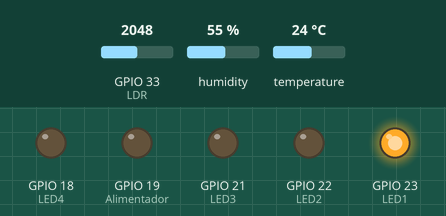
This sketch was run on a simulated ESP32. On the bench: output pins drawn as LEDs (lit = HIGH). The inputs (shaded band) are chosen by the test bench; at power-on: GPIO 33 (LDR) = 2048, humidity 55 %, temperature 24 °C. WiFi joins after 1.5 s; servers stay silent unless stated; no MQTT or app messages arrive unless stated; what the sketch prints to the serial monitor is not drawn.

Above: at 4.2 s.
4.3 s: GPIO 33 (LDR) set to 540
5.8 s: GPIO 33 (LDR) set to 446
At 6.9 s:
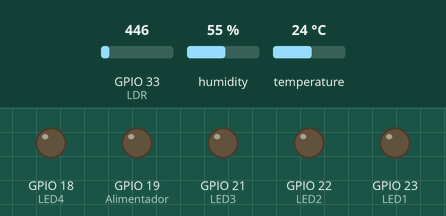
7.3 s: GPIO 33 (LDR) set to 1228
At 8.0 s:
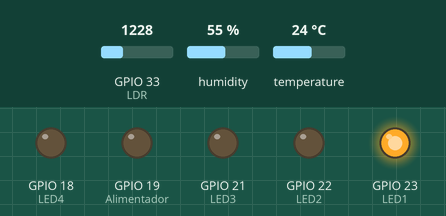
Timing chart, 0 to 9.8 s (numbered marks = the images above; inputs shaded):
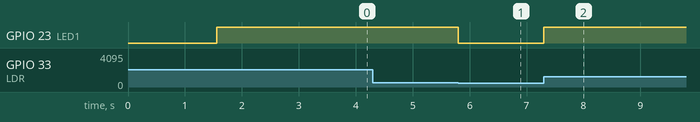

The sketch:

Codigo_Automacao-Aquario.ino
```cpp
#include <WiFi.h>
#include <PubSubClient.h>
#include <DHT.h>

#define LED1 23
#define LED2 22
#define LED3 21
#define LED4 18
#define LDR 33
#define DHT11_PIN 32
#define Alimentador 19


int valorsensor;
int i;
int temperatura;
float temperaturaSensor;
char temperaturaPublish[22];
float temperaturaAnt;
int nivelTemperatura;
int control;

WiFiClient wifiClient;

DHT dht11(DHT11_PIN, DHT11);

const char* SSID = " ";
const char* PASSWORD = " ";
const char* BROKER_MQTT = " ";
int BROKER_PORT = 1883;

#define ID_MQTT  "XavierESP"
#define TOPIC_PUBLISH1 "XavierESP/LED1"
#define TOPIC_PUBLISH2 "XavierESP/LED2"
#define TOPIC_PUBLISH3 "XavierESP/LED3"
#define TOPIC_PUBLISH4 "XavierESP/LED4"
#define TOPIC_PUBLISH5 "XavierESP/NivelTemperatura"
#define TOPIC_PUBLISH6 "XavierESP/Temperatura"
#define TOPIC_PUBLISH7 "XavierESP/Alimentador"

PubSubClient MQTT(wifiClient);

void mantemConexoes();
void conectaWiFi();
void conectaMQTT();
void enviaPacote();
void recebePacote(char* topic, byte* payload, unsigned int length);


void setup() {

  pinMode(LED1, OUTPUT);
  pinMode(LED2, OUTPUT);
  pinMode(LED3, OUTPUT);
  pinMode(LED4, OUTPUT);
  pinMode(LDR, INPUT);
  pinMode(Alimentador, OUTPUT);

  dht11.begin();

  Serial.begin(115200);

  conectaWiFi();
  MQTT.setServer(BROKER_MQTT, BROKER_PORT);
  MQTT.setCallback(recebePacote);

}

void loop() {

  mantemConexoes();
  enviaValores();
  MQTT.loop();

}


void mantemConexoes() {
    if (!MQTT.connected()) {
       conectaMQTT();
    }

    conectaWiFi(); //se não há conexão com o WiFI, a conexão é refeita
}


void conectaWiFi() {

  if (WiFi.status() == WL_CONNECTED) {
     return;
  }

  Serial.print("Conectando-se na rede: ");
  Serial.print(SSID);
  Serial.println("  Aguarde!");

  WiFi.begin(SSID, PASSWORD); // Conecta na rede WI-FI
  while (WiFi.status() != WL_CONNECTED) {
      delay(100);
      Serial.print(".");
  }

  Serial.println();
  Serial.print("Conectado com sucesso, na rede: ");
  Serial.print(SSID);
  Serial.print("  IP obtido: ");
  Serial.println(WiFi.localIP());
}


void conectaMQTT() {
    while (!MQTT.connected()) {
        Serial.print("Conectando ao Broker MQTT: ");
        Serial.println(BROKER_MQTT);
        if (MQTT.connect(ID_MQTT)) {
            Serial.println("Conectado ao Broker com sucesso!");
            MQTT.subscribe(TOPIC_PUBLISH1);
            MQTT.subscribe(TOPIC_PUBLISH2);
            MQTT.subscribe(TOPIC_PUBLISH3);
            MQTT.subscribe(TOPIC_PUBLISH4);
            MQTT.subscribe(TOPIC_PUBLISH5);
            MQTT.subscribe(TOPIC_PUBLISH6);
            MQTT.subscribe(TOPIC_PUBLISH7);
        }
        else {
            Serial.println("Nao foi possivel se conectar ao broker.");
            Serial.println("Nova tentatica de conexao em 10s");
            delay(10000);
        }
    }
}


void enviaValores() {

  valorsensor = analogRead(LDR);

  if (valorsensor < 500) {

    digitalWrite(LED1, LOW);

    if (i == 1){
      MQTT.publish(TOPIC_PUBLISH1, "true");
    }

    i = 0;

  } else {

    digitalWrite(LED1, HIGH);

    if (i == 0){
      MQTT.publish(TOPIC_PUBLISH1, "false");
    }

    i = 1;
  }


  temperaturaSensor = dht11.readTemperature();
  dtostrf(temperaturaSensor,2,2,temperaturaPublish);

  if(temperaturaSensor != temperaturaAnt)
  {
      MQTT.publish(TOPIC_PUBLISH6, temperaturaPublish);
      temperaturaAnt = temperaturaSensor;
  }


  if(control == 1)
  {
      if (nivelTemperatura >= temperatura) {
        digitalWrite(LED3, HIGH);
        digitalWrite(LED2, LOW);

        MQTT.publish(TOPIC_PUBLISH2, "true");
        MQTT.publish(TOPIC_PUBLISH3, "false");
      }

      if (nivelTemperatura < temperatura) {
        digitalWrite(LED2, HIGH);
        digitalWrite(LED3, LOW);

        MQTT.publish(TOPIC_PUBLISH2, "false");
        MQTT.publish(TOPIC_PUBLISH3, "true");
      }

      control = 0;
  }

}


void recebePacote(char* topic, byte* payload, unsigned int length)
{
    String msg;

    Serial.print("Message arrived ");
    Serial.print(topic);
    Serial.println();

    //obtem a string do payload recebido
    for(int i = 0; i < length; i++)
    {
       char c = (char)payload[i];
       msg += c;
    }

    if(strcmp(topic, TOPIC_PUBLISH1) == 0)
    {
      if (msg == "false") {
        digitalWrite(LED1, HIGH);
      }

      if (msg == "true") {
        digitalWrite(LED1, LOW);
      }
    }


    if(strcmp(topic, TOPIC_PUBLISH4) == 0)
    {
      if (msg == "false") {
        digitalWrite(LED4, HIGH);
      }

      if (msg == "true") {
        digitalWrite(LED4, LOW);
      }
    }

    if(strcmp(topic, TOPIC_PUBLISH5) == 0)
    {
      nivelTemperatura = msg.toInt();
      control = 1;

    }


    if(strcmp(topic, TOPIC_PUBLISH6) == 0)
    {
        temperatura = msg.toInt();

        if (nivelTemperatura >= temperatura) {
          digitalWrite(LED3, HIGH);
          digitalWrite(LED2, LOW);

          MQTT.publish(TOPIC_PUBLISH2, "true");
          MQTT.publish(TOPIC_PUBLISH3, "false");
        }

        if (nivelTemperatura < temperatura) {
          digitalWrite(LED2, HIGH);
          digitalWrite(LED3, LOW);

          MQTT.publish(TOPIC_PUBLISH2, "false");
          MQTT.publish(TOPIC_PUBLISH3, "true");
        }
    }


    if(strcmp(topic, TOPIC_PUBLISH7) == 0)
    {
      digitalWrite(Alimentador, HIGH);
      delay(100);
      digitalWrite(Alimentador, LOW);
    }


}
```

Measured:
- the behaviour switches between 500 and 499 on GPIO 33 (LDR) (found by bisection; images 0 and 1)
- after the input at 4.3 s, every drawn part: stays the same
- after the input at 5.8 s, GPIO 23 (LED1): HIGH → LOW at once
- after the input at 7.3 s, GPIO 23 (LED1): LOW → HIGH at once
